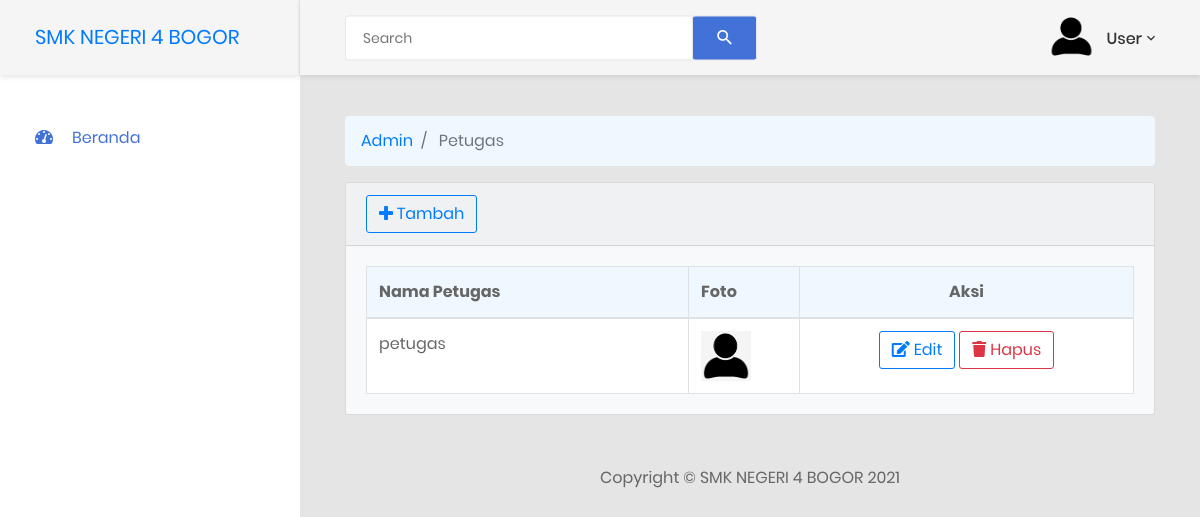
Page /index.php/admin/petugas on the earlier database version.
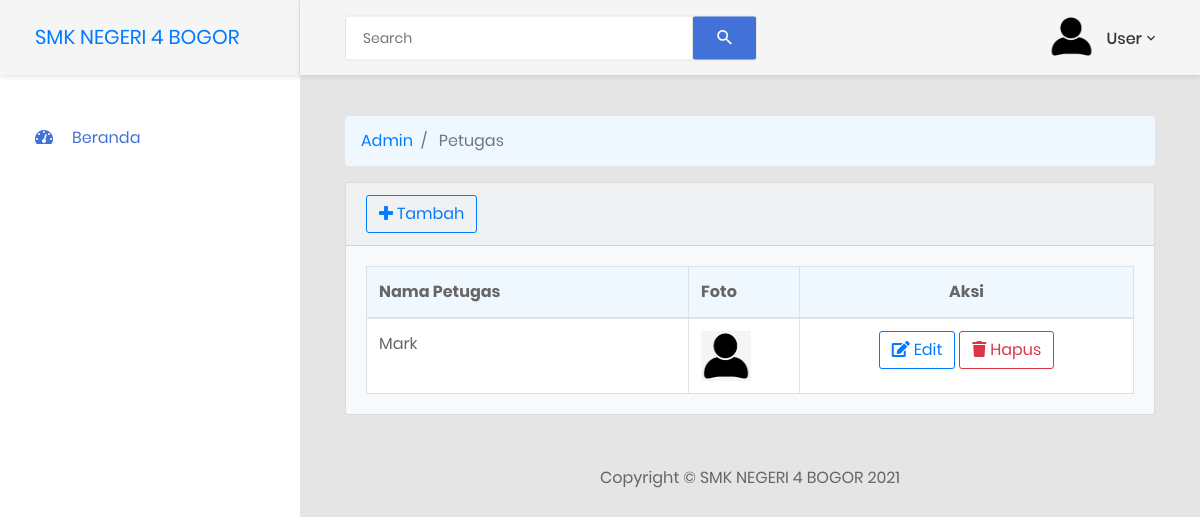
Same page on the later database version.
### tables this page shows
CREATE TABLE `petugas` (
  `id_petugas` int(11) NOT NULL,
  `nama_petugas` varchar(35) NOT NULL,
  `id_login` int(11) NOT NULL,
  `image` varchar(255) NOT NULL
);

### application/controllers/admin/petugas.php (called while the page is built, shortened)
<?php
class Petugas extends CI_Controller
{
    function __construct()
    {
        $this->load->model("petugas_model");
        $this->load->library('form_validation');
    }
    public function index()
    {
        $data['GetPetugas'] = $this->petugas_model->getAll();
        $data['content'] = 'petugas/v_petugas';
        $this->load->view('admin/overview_view', $data);
    }
}

### index.php (called while the page is built, shortened)
<?php
require_once BASEPATH.'core/CodeIgniter.php';

### application/models/Petugas_model.php (called while the page is built, shortened)
<?php
class Petugas_model extends CI_Model
{
    private $_table = "petugas";
    public function getAll()
    {
        return $this->db->get($this->_table)->result();
    }
}

### application/views/petugas/v_petugas.php (the view)
<div class="card bg-light ">
    <div class="card-header">
        <a class="btn btn-outline-primary" href="<?php echo site_url('admin/petugas/add') ?>">
            <i class="fa fa-plus" aria-hidden="true"></i>
            Tambah
        </a>
    </div>
    <div class="card-body">
        <table id="example" class="table table-striped table-bordered" style="width:100%; background-color:aliceblue;">
            <thead>
                <tr>
                    <th style="width: 500px;">Nama Petugas</th>
                    <th style="width: 150px;">Foto</th>
                    <th class="text-center" style="width: 500px;">Aksi</th>
                </tr>
            </thead>
            <tbody>
                <?php
                if (!empty($GetPetugas)) {
                    foreach ($GetPetugas as $GetR) {
                ?>
                        <tr>
                            <td><?php echo $GetR->nama_petugas; ?></td>
                            <td><img src="<?php echo base_url('assets/admin/images/icon/profile.png') ?>" style="width: 50px; height:50px;"></td>
                            <td class="text-center">
                                <a class="btn btn-outline-primary" href="<?php echo site_url('admin/petugas/edit/') . $GetR->id_petugas ?>">
                                    <i class="fa fa-pencil-square-o" aria-hidden="true"></i>
                                    Edit
                                </a>
                                <a class="btn btn-outline-danger" onclick="return confirm('Apakah Anda Yakin Ingin Menghapus Data Ini?')" href="<?php echo site_url('admin/petugas/delete/') . $GetR->id_petugas ?>">
                                    <i class="fa fa-trash" aria-hidden="true"></i>
                                    Hapus
                                </a>
                            </td>
                        </tr>
                <?php
                    }
                }
                ?>
            </tbody>
        </table>
    </div>
</div>

### application/views/admin/_partials/breadcrump.php
<ol class="breadcrumb" style="background-color: aliceblue;">
    <?php foreach ($this->uri->segments as $segment) : ?>
        <?php
        $url = substr($this->uri->uri_string, 0, strpos($this->uri->uri_string, $segment)) . $segment;
        $is_active = $url == $this->uri->uri_string;
        ?>
        <li class="breadcrumb-item <?php echo $is_active ? 'active' : '' ?>">
            <?php if ($is_active) : ?>
                <?php echo ucfirst($segment) ?>
            <?php else : ?>
                <a href="<?php echo site_url($url) ?>"><?php echo ucfirst($segment) ?></a>
            <?php endif; ?>
        </li>
    <?php endforeach; ?>
</ol>

Differences in the rows shown:
removed petugas: nama_petugas "petugas"
added petugas: nama_petugas "Mark"
